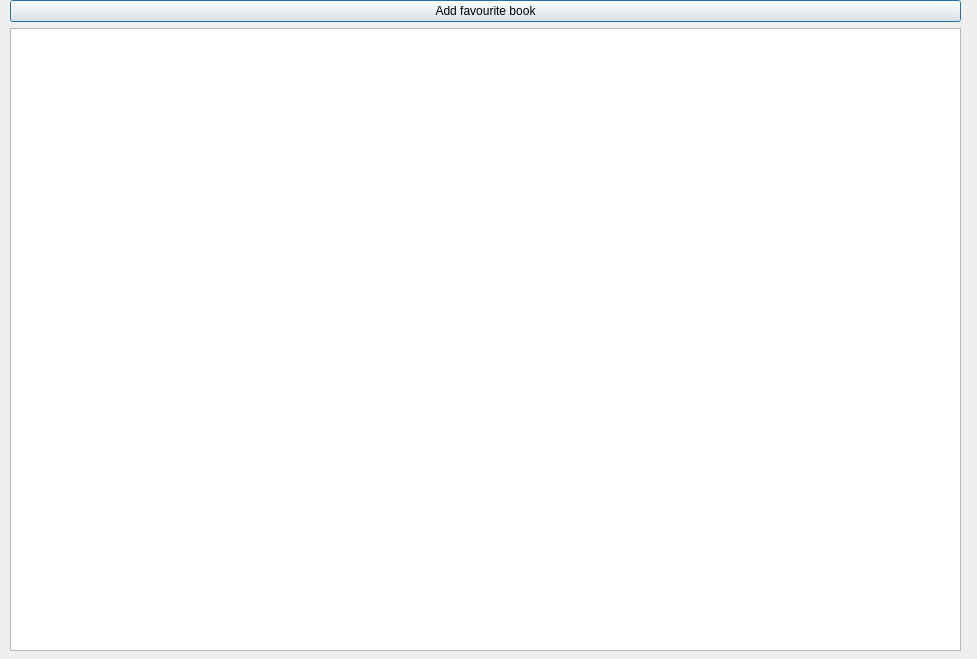
<?xml version="1.0" encoding="UTF-8"?>
<ui version="4.0">
 <class>Favourite</class>
 <widget class="QDialog" name="Favourite">
  <property name="geometry">
   <rect>
    <x>0</x>
    <y>0</y>
    <width>977</width>
    <height>659</height>
   </rect>
  </property>
  <property name="windowTitle">
   <string>Favourite</string>
  </property>
  <widget class="QWidget" name="verticalLayoutWidget">
   <property name="geometry">
    <rect>
     <x>10</x>
     <y>0</y>
     <width>951</width>
     <height>651</height>
    </rect>
   </property>
   <layout class="QVBoxLayout" name="verticalLayout">
    <item>
     <widget class="QPushButton" name="pushButton54">
      <property name="text">
       <string>Add favourite book</string>
      </property>
     </widget>
    </item>
    <item>
     <widget class="QTableWidget" name="tableWidget54"/>
    </item>
   </layout>
  </widget>
 </widget>
 <resources/>
 <connections/>
</ui>
